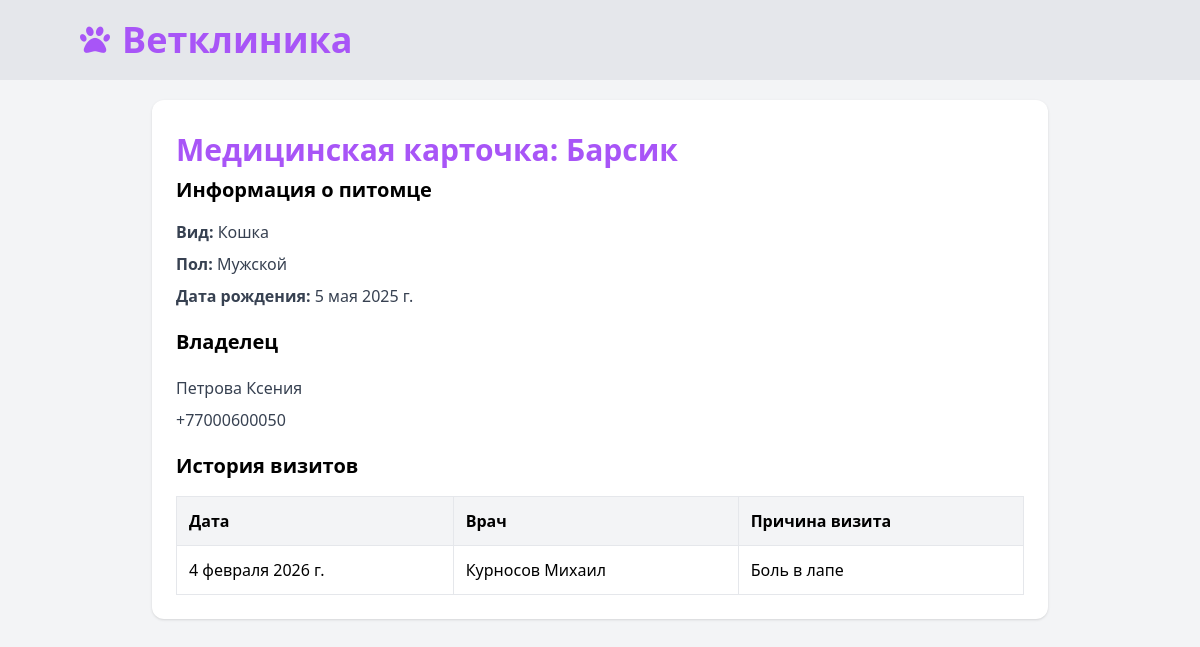
The app's page /pets/1/ with its own data.
### main/models.py (models this page shows, shortened)
class Pet(models.Model):
    name = models.CharField('Имя питомца', max_length=100)
    class Type(models.TextChoices):
        CAT = 'cat', 'Кошка'
        DOG = 'dog', 'Собака'
        BIRD = 'bird', 'Птица'
        BUNNY = 'bunny', 'Кролик'
    type = models.CharField('Вид питомца', max_length=20, choices=Type.choices)
    birth_date = models.DateField('Дата рождения')
    class Gender(models.TextChoices):
        FEMALE = 'female', 'Женский'
        MALE = 'male', 'Мужской'
    gender = models.CharField('Пол', max_length=10, choices=Gender.choices)
    owner = models.ForeignKey(
        Owner,
        on_delete=models.CASCADE,
        related_name='pets',
        verbose_name='Владелец'
    )
    class Meta:
        verbose_name = "Питомец"
        verbose_name_plural = "Питомцы"

class Owner(models.Model):
    name = models.CharField('Имя', max_length=100)
    last_name = models.CharField('Фамилия', max_length=100)
    phone = models.CharField(
        'Номер телефона',
        max_length=20,
        validators=[phone_validator]
    )
    email = models.EmailField('Электронная почта', max_length=254)
    class Meta:
        verbose_name = "Владелец"
        verbose_name_plural = "Владельцы"

class Appointment(models.Model):
    pet = models.ForeignKey(
        Pet,
        on_delete=models.CASCADE,
        related_name='appointments',
        verbose_name='Питомец'
    )
    doctor = models.ForeignKey(
        Doctor,
        on_delete=models.CASCADE,
        verbose_name='Врач'
    )
    appointment_date = models.DateField('Дата приема')
    appointment_time = models.TimeField('Время приема')
    reason = models.CharField('Причина визита', max_length=255)
    class Meta:
        verbose_name = "Запись"
        verbose_name_plural = "Записи"

class Doctor(models.Model):
    name = models.CharField('Имя', max_length=100)
    last_name = models.CharField('Фамилия', max_length=100)
    specialization = models.CharField('Специализация', max_length=100)
    class Meta:
        verbose_name = "Врач"
        verbose_name_plural = "Врачи"

### main/views.py (the view)
# urls.py: path('pets/<int:pet_id>/', views.med_card, name='medical_card'),
def med_card(request, pet_id):
    pet = get_object_or_404(Pet, id=pet_id)
    appointments = pet.appointments.all().order_by('-appointment_date')
    return render(request, 'main/med_card.html', {
        'pet': pet,
        'appointments': appointments
    })

### main/templates/main/med_card.html
{% extends "main/layout.html" %}
{% block content %}
<div class="max-w-4xl mx-auto space-y-8">
    <div class="bg-white rounded-xl shadow p-6">
        <h1 class="text-3xl font-bold text-purple-500 py-2">
            Медицинская карточка: {{ pet.name }}
        </h1>
        <h2 class="text-xl font-semibold mb-4">Информация о питомце</h2>
        <ul class="space-y-2 text-gray-700">
            <li><strong>Вид:</strong> {{ pet.get_type_display }}</li>
            <li><strong>Пол:</strong> {{ pet.get_gender_display }}</li>
            <li><strong>Дата рождения:</strong> {{ pet.birth_date }}</li>
        </ul>
        <h2 class="text-xl font-semibold my-5">Владелец</h2>
        <ul class="space-y-2 text-gray-700">
            <li>
                {{ pet.owner.last_name }} {{ pet.owner.name }}
            </li>
            <li>
                {{ pet.owner.phone }}
            </li>
        </ul>
        <h2 class="text-xl font-semibold mb-4 my-5">История визитов</h2>
        <div class="overflow-x-auto">
            <table class="w-full border-collapse">
                <thead>
                    <tr class="bg-gray-100 text-left">
                        <th class="p-3 border">Дата</th>
                        <th class="p-3 border">Врач</th>
                        <th class="p-3 border">Причина визита</th>
                    </tr>
                </thead>
                <tbody>
                    {% for appointment in appointments %}
                    <tr class="hover:bg-gray-50">
                        <td class="p-3 border">
                            {{ appointment.appointment_date }}
                        </td>
                        <td class="p-3 border">
                            {{ appointment.doctor.last_name }}
                            {{ appointment.doctor.name }}
                        </td>
                        <td class="p-3 border">
                            {{ appointment.reason }}
                        </td>
                    </tr>
                    {% empty %}
                    <tr>
                        <td colspan="3" class="p-4 text-center text-gray-500">
                            Записей пока нет
                        </td>
                    </tr>
                    {% endfor %}
                </tbody>
            </table>
        </div>
    </div>
</div>
{% endblock %}

### records on screen
Pet: name "Барсик", type "Кошка", gender "Мужской", birth_date "5 мая 2025 г.", owner.last_name "Петрова", owner.name "Ксения", owner.phone "+77000600050"
Appointment: appointment_date "4 февраля 2026 г.", doctor.last_name "Курносов", doctor.name "Михаил", reason "Боль в лапе"
